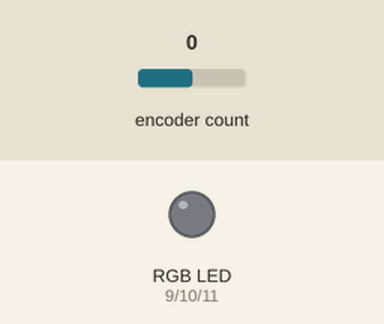
Recording of a sketch running on a simulated Arduino Uno, built with avr-gcc and run on an emulated ATmega328P. On the bench: an RGB LED mixed from three pins (HIGH = lit). The test bench sets the inputs (shaded band); at power-on: encoder count 0.

Above: at 1.2 s.
1.3 s: encoder count set to 1
At 2.4 s:
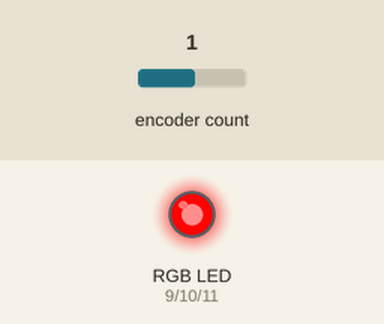
2.8 s: encoder count set to 0
At 3.5 s:
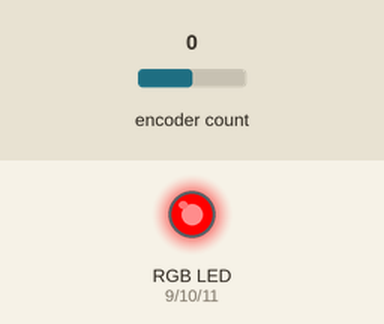
4.3 s: encoder count set to -1
At 4.6 s:
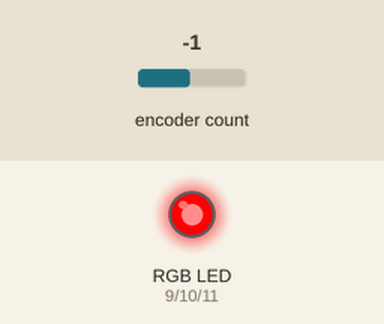
Timing chart, 0 to 7.3 s (numbered marks = the images above; inputs shaded):
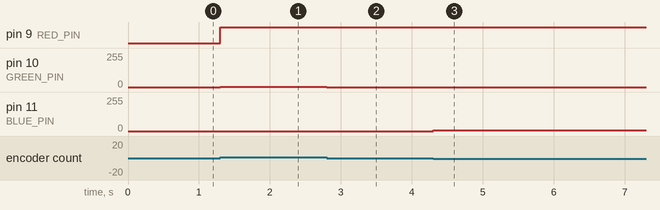

Measured:
- after the input at 1.3 s, pin 9 (RED_PIN): LOW → HIGH at once; pin 10 (GREEN_PIN): 0/255 → 3/255 at once
- after the input at 2.8 s, pin 10 (GREEN_PIN): 3/255 → 0/255 at once
- after the input at 4.3 s, pin 11 (BLUE_PIN): 0/255 → 4/255 at once

The sketch:

LED_Camera_delay.c.ino
```cpp
#include <Encoder.h>

#define RED_PIN 9
#define GREEN_PIN 10
#define BLUE_PIN 11
#define PHOTO_RESISTOR_PIN A5
#define ENCODER_CLK_PIN 12
#define ENCODER_DT_PIN 13
#define ENCODER_SW_PIN A3

Encoder encoder(ENCODER_CLK_PIN, ENCODER_DT_PIN);

int maxLED = 0;
int currentHue = 0;
int encoderPosition = 0;


void setup() {
  Serial.begin(9600);
  pinMode(RED_PIN, OUTPUT);
  pinMode(GREEN_PIN, OUTPUT);
  pinMode(BLUE_PIN, OUTPUT);
  pinMode(ENCODER_SW_PIN, INPUT_PULLUP);
  attachInterrupt(digitalPinToInterrupt(ENCODER_SW_PIN), saveMaxLED, FALLING);
}

void loop() {
  int newEncoderPosition = encoder.read()*3;
  static int encoderPosition = 0;

  if (newEncoderPosition != encoderPosition) {

    if(newEncoderPosition > encoderPosition){
      if(currentHue < 360) currentHue+=1;
      else currentHue=1;
    }else{
      if(currentHue > 0) currentHue-=1;
      else currentHue=359;
    }
    encoderPosition = newEncoderPosition;
    setRGBColor(currentHue);
  }
}

void setRGBColor(int hue) {
  int saturation = 255; // You can adjust the saturation and brightness as needed
  int brightness = 255;

  // Convert HSV to RGB
  int r, g, b;
  HsvToRgb(hue, saturation, brightness, r, g, b);

  analogWrite(RED_PIN, r);
  analogWrite(GREEN_PIN, g);
  analogWrite(BLUE_PIN, b);
}

void HsvToRgb(int h, int s, int v, int &r, int &g, int &b) {
  // Ensure the input values are within the expected range
  h = constrain(h, 0, 359);
  s = constrain(s, 0, 255);
  v = constrain(v, 0, 255);

  int i = h / 60;
  int f = (h % 60) * 255 / 60;
  int p = (v * (255 - s)) / 255;
  int q = (v * (255 - s * f / 255)) / 255;
  int t = (v * (255 - s * (255 - f) / 255)) / 255;

  switch (i) {
    case 0:
      r = v;
      g = t;
      b = p;
      break;
    case 1:
      r = q;
      g = v;
      b = p;
      break;
    case 2:
      r = p;
      g = v;
      b = t;
      break;
    case 3:
      r = p;
      g = q;
      b = v;
      break;
    case 4:
      r = t;
      g = p;
      b = v;
      break;
    case 5:
      r = v;
      g = p;
      b = q;
      break;
  }
}

void saveMaxLED() {
  maxLED = analogRead(PHOTO_RESISTOR_PIN);
  Serial.write(maxLED);

}
```
